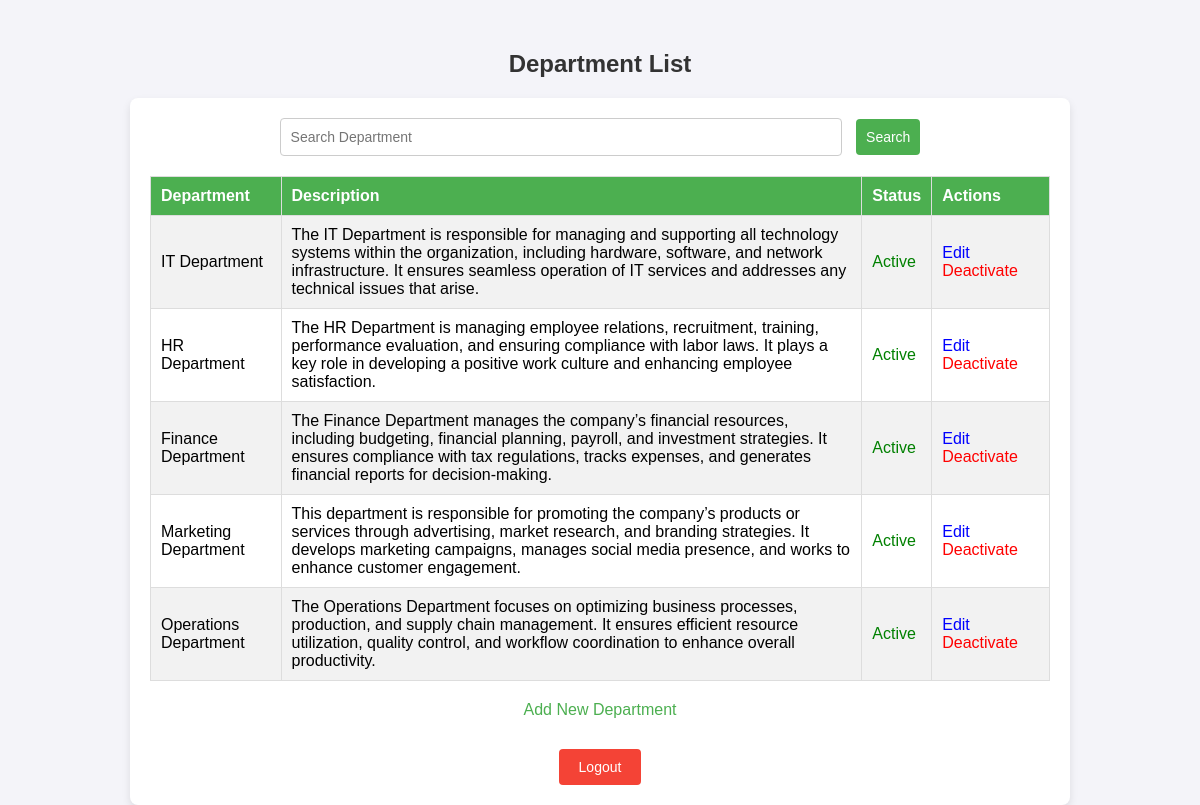
The app's page /departments/ (signed in) with its own data.
### departments/models.py (models this page shows, shortened)
class Department(models.Model):
    dept_id = models.AutoField(primary_key=True)
    dept_name = models.CharField(max_length=100, unique=True)
    description = models.CharField(max_length=300)
    created_at = models.DateTimeField(auto_now_add=True)
    updated_at = models.DateTimeField(auto_now=True)
    status = models.BooleanField(default=True)

### departments/views.py (the view)
# urls.py: path('', views.department_list, name='department_list'),
@login_required(login_url='login')
def department_list(request):
    query = request.GET.get('q', '')
    departments = Department.objects.filter(
        Q(dept_name__icontains=query) | Q(description__icontains=query),
        status=True
    )
    return render(request, 'department_list.html', {'departments': departments, 'query': query})

### departments/templates/department_list.html (shortened to what this page needs)
 <!DOCTYPE html>
  <html lang="en">
  <head>
  </head>
  <body>
      <h2>Department List</h2>
      <div class="container">
          <div class="search-form">
              <form method="GET">
                  <input type="text" name="q" placeholder="Search Department" value="{{ query }}">
                  <button type="submit">Search</button>
              </form>
          </div>
          <table>
              <tr>
                  <th>Department</th>
                  <th>Description</th>
                  <th>Status</th>
                  {% if user.is_superuser %}
                      <th>Actions</th>
                  {% endif %}
              </tr>
              {% for department in departments %}
              <tr>
                  <td>{{ department.dept_name }}</td>
                  <td>{{ department.description }}</td>
                  <td>
                      {% if department.status %}
                          <span style="color: green;">Active</span>
                      {% else %}
                          <span style="color: red;">Inactive</span>
                      {% endif %}
                  </td>
                  {% if user.is_superuser %}
                  <td>
                      {% if department.status %}
                          <a href="{% url 'department_update' department.dept_id %}" style="color: blue;">Edit</a>
                          <a href="{% url 'department_delete' department.dept_id %}" style="color: red;">Deactivate</a>
                      {% endif %}
                  </td>
                  {% endif %}
              </tr>
              {% endfor %}
          </table>
          {% if user.is_superuser %}
          <div class="add-department">
              <a href="{% url 'department_create' %}">Add New Department</a>
          </div>
          {% endif %}
          <div class="logout-form">
              <form method="POST" action="{% url 'logout' %}">
                  <button type="submit">Logout</button>
              </form>
          </div>
      </div>
  </body>
  </html>

### departments/templates/department_list.html (style rules this page uses)
body { font-family: Arial, sans-serif; background-color: #f4f4f9; margin: 0; padding: 0; }
h2 { text-align: center; color: #333; margin-top: 50px; }
.container { max-width: 900px; margin: 0 auto; background-color: white; padding: 20px; border-radius: 8px; box-shadow: 0 4px 8px rgba(0, 0, 0, 0.1); }
.search-form { margin-bottom: 20px; text-align: center; }
.search-form input { padding: 10px; margin-right: 10px; border: 1px solid #ccc; border-radius: 4px; width: 60%; font-size: 14px; }
.search-form button { padding: 10px; background-color: #4CAF50; border: none; border-radius: 4px; color: white; cursor: pointer; font-size: 14px; }
table { width: 100%; margin-top: 20px; border-collapse: collapse; }
table, th, td { border: 1px solid #ddd; }
th, td { padding: 10px; text-align: left; }
th { background-color: #4CAF50; color: white; }
tr:nth-child(even) { background-color: #f2f2f2; }
td a { color: #007BFF; text-decoration: none; margin-right: 10px; }
.add-department { display: block; margin: 20px 0; text-align: center; font-size: 16px; }
.add-department a { color: #4CAF50; text-decoration: none; }
.logout-form { text-align: center; margin-top: 30px; }
.logout-form button { padding: 10px 20px; background-color: #f44336; border: none; border-radius: 4px; color: white; font-size: 14px; cursor: pointer; }

### records on screen
Department: dept_name "IT Department", description "The IT Department is responsible for managing and supporting all technology systems within the organization, including hardware, software, and network infrastructure. It ensures seamless operation of IT services and addresses any technical issues that arise.", status "Active"
Department: dept_name "HR Department", description "The HR Department is managing employee relations, recruitment, training, performance evaluation, and ensuring compliance with labor laws. It plays a key role in developing a positive work culture and enhancing employee satisfaction.", status "Active"
Department: dept_name "Finance Department", description "The Finance Department manages the company’s financial resources, including budgeting, financial planning, payroll, and investment strategies. It ensures compliance with tax regulations, tracks expenses, and generates financial reports for decision-making.", status "Active"
Department: dept_name "Marketing Department", description "This department is responsible for promoting the company’s products or services through advertising, market research, and branding strategies. It develops marketing campaigns, manages social media presence, and works to enhance customer engagement.", status "Active"
Department: dept_name "Operations Department", description "The Operations Department focuses on optimizing business processes, production, and supply chain management. It ensures efficient resource utilization, quality control, and workflow coordination to enhance overall productivity.", status "Active"
